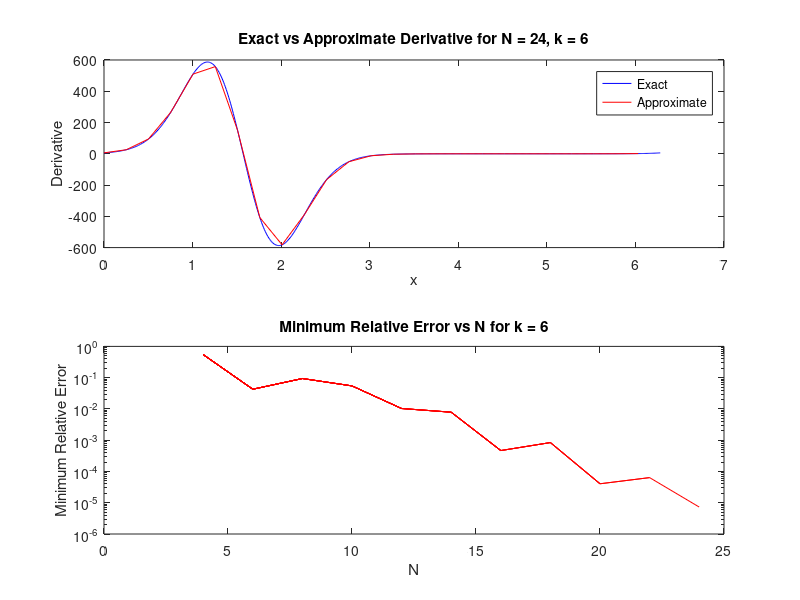

This chart was generated by the following MATLAB code:
clc; clear all; close all;

k = 6; % Parameter in u(x)

x_max = 2*pi; x_min = 0; 
x_an_step = 0.01;
x_an = x_min:x_an_step:x_max;

% Function handle for u(x) and its derivative

anSoln_handle = @(X, K) exp(K*sin(X));
du_exact_handle = @(X, K) K*cos(X) .* anSoln_handle(X, K);

% Threshold for minimum error
threshold = 1e-5;

N = 2; % Start with a small N
min_error = inf;

% Arrays to store N and min_error for plotting evolution
N_evolution = [];
min_error_evolution = [];

while min_error >= threshold

    N = N + 2; % Increment N by 2 since it should be an even number

    % odd method
    j = 0:1:N;
    x = (x_max/(N+1))*j;
    [I, J] = ndgrid(j, j); % grid of indices
    D = ((-1).^(I + J) ./ 2) .* (sin((I - J) .* pi ./ (N + 1))).^(-1);
    D(1:(size(D,1)+1):end) = 0; % Set diagonal elements to zero

    % Compute derivative using Fourier differentiation matrix
    u = anSoln_handle(x, k);
    du_approx = D * u';
    du_real = du_exact_handle(x,k);

    % Compute relative pointwise error
    error = abs((du_real' - du_approx) ./ du_real');

    % Measure minimum relative pointwise error
    min_error = min(error);

    % Store N and min_error for plotting evolution
    N_evolution(end+1) = N;
    min_error_evolution(end+1) = min_error;

    % Plot
    subplot(2,1,1)
    plot(x_an, du_exact_handle(x_an,k), 'b', x, du_approx, 'r-');
    xlabel('x');
    ylabel('Derivative');
    title(['Exact vs Approximate Derivative for N = ', num2str(N), ', k = ', num2str(k)]);
    legend('Exact', 'Approximate');
    drawnow;

    subplot(2,1,2)
    semilogy(N_evolution, min_error_evolution, 'r-');
    hold on;
    xlabel('N');
    ylabel('Minimum Relative Error');
    title(['Minimum Relative Error vs N for k = ', num2str(k)]);
    drawnow;
end

fprintf('Minimum N value needed for error < 10^-5: %d\n', N);